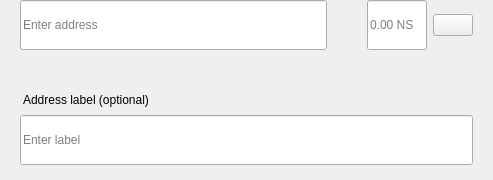
<?xml version="1.0" encoding="UTF-8"?>
<ui version="4.0">
 <class>SendMultiRow</class>
 <widget class="QWidget" name="SendMultiRow">
  <property name="geometry">
   <rect>
    <x>0</x>
    <y>0</y>
    <width>493</width>
    <height>180</height>
   </rect>
  </property>
  <property name="minimumSize">
   <size>
    <width>0</width>
    <height>0</height>
   </size>
  </property>
  <property name="maximumSize">
   <size>
    <width>16777215</width>
    <height>16777215</height>
   </size>
  </property>
  <property name="windowTitle">
   <string>Form</string>
  </property>
  <layout class="QVBoxLayout" name="verticalLayout_3">
   <property name="spacing">
    <number>0</number>
   </property>
   <property name="leftMargin">
    <number>0</number>
   </property>
   <property name="topMargin">
    <number>0</number>
   </property>
   <property name="rightMargin">
    <number>20</number>
   </property>
   <property name="bottomMargin">
    <number>5</number>
   </property>
   <item alignment="Qt::AlignTop">
    <widget class="QWidget" name="widget" native="true">
     <property name="sizePolicy">
      <sizepolicy hsizetype="Expanding" vsizetype="Maximum">
       <horstretch>0</horstretch>
       <verstretch>0</verstretch>
      </sizepolicy>
     </property>
     <property name="minimumSize">
      <size>
       <width>0</width>
       <height>60</height>
      </size>
     </property>
     <property name="maximumSize">
      <size>
       <width>16777215</width>
       <height>85</height>
      </size>
     </property>
     <layout class="QHBoxLayout" name="horizontalLayout" stretch="6,0,2">
      <property name="spacing">
       <number>0</number>
      </property>
      <property name="leftMargin">
       <number>8</number>
      </property>
      <property name="topMargin">
       <number>0</number>
      </property>
      <property name="rightMargin">
       <number>0</number>
      </property>
      <property name="bottomMargin">
       <number>0</number>
      </property>
      <item alignment="Qt::AlignTop">
       <widget class="QStackedWidget" name="stackedAddress">
        <property name="minimumSize">
         <size>
          <width>0</width>
          <height>50</height>
         </size>
        </property>
        <property name="maximumSize">
         <size>
          <width>16777215</width>
          <height>50</height>
         </size>
        </property>
        <widget class="QWidget" name="page_4">
         <property name="sizePolicy">
          <sizepolicy hsizetype="Expanding" vsizetype="Preferred">
           <horstretch>0</horstretch>
           <verstretch>0</verstretch>
          </sizepolicy>
         </property>
         <property name="minimumSize">
          <size>
           <width>0</width>
           <height>50</height>
          </size>
         </property>
         <property name="maximumSize">
          <size>
           <width>16777215</width>
           <height>55</height>
          </size>
         </property>
         <layout class="QVBoxLayout" name="verticalLayout_7">
          <property name="spacing">
           <number>0</number>
          </property>
          <property name="leftMargin">
           <number>12</number>
          </property>
          <property name="topMargin">
           <number>0</number>
          </property>
          <property name="rightMargin">
           <number>0</number>
          </property>
          <property name="bottomMargin">
           <number>0</number>
          </property>
          <item>
           <widget class="QLineEdit" name="lineEditAddress">
            <property name="minimumSize">
             <size>
              <width>0</width>
              <height>50</height>
             </size>
            </property>
            <property name="maximumSize">
             <size>
              <width>16777215</width>
              <height>50</height>
             </size>
            </property>
            <property name="placeholderText">
             <string>Enter address</string>
            </property>
           </widget>
          </item>
         </layout>
        </widget>
        <widget class="QWidget" name="page_3"/>
       </widget>
      </item>
      <item>
       <spacer name="horizontalSpacer_3">
        <property name="orientation">
         <enum>Qt::Horizontal</enum>
        </property>
        <property name="sizeType">
         <enum>QSizePolicy::Fixed</enum>
        </property>
        <property name="sizeHint" stdset="0">
         <size>
          <width>40</width>
          <height>20</height>
         </size>
        </property>
       </spacer>
      </item>
      <item>
       <layout class="QHBoxLayout" name="horizontalLayout_2">
        <property name="spacing">
         <number>6</number>
        </property>
        <item alignment="Qt::AlignTop">
         <widget class="QLineEdit" name="lineEditAmount">
          <property name="sizePolicy">
           <sizepolicy hsizetype="Expanding" vsizetype="Preferred">
            <horstretch>0</horstretch>
            <verstretch>0</verstretch>
           </sizepolicy>
          </property>
          <property name="minimumSize">
           <size>
            <width>0</width>
            <height>50</height>
           </size>
          </property>
          <property name="maximumSize">
           <size>
            <width>16777215</width>
            <height>50</height>
           </size>
          </property>
          <property name="maxLength">
           <number>17</number>
          </property>
          <property name="alignment">
           <set>Qt::AlignLeading|Qt::AlignLeft|Qt::AlignVCenter</set>
          </property>
          <property name="placeholderText">
           <string notr="true">0.00 NS</string>
          </property>
         </widget>
        </item>
        <item>
         <layout class="QVBoxLayout" name="verticalLayout">
          <property name="topMargin">
           <number>14</number>
          </property>
          <property name="bottomMargin">
           <number>0</number>
          </property>
          <item alignment="Qt::AlignTop">
           <widget class="QPushButton" name="btnMenu">
            <property name="minimumSize">
             <size>
              <width>0</width>
              <height>0</height>
             </size>
            </property>
            <property name="maximumSize">
             <size>
              <width>16777215</width>
              <height>16777215</height>
             </size>
            </property>
            <property name="focusPolicy">
             <enum>Qt::NoFocus</enum>
            </property>
            <property name="text">
             <string/>
            </property>
           </widget>
          </item>
         </layout>
        </item>
       </layout>
      </item>
     </layout>
    </widget>
   </item>
   <item>
    <widget class="QWidget" name="layoutLabel" native="true">
     <property name="minimumSize">
      <size>
       <width>0</width>
       <height>0</height>
      </size>
     </property>
     <property name="maximumSize">
      <size>
       <width>16777215</width>
       <height>16777215</height>
      </size>
     </property>
     <layout class="QVBoxLayout" name="verticalLayout_9">
      <property name="spacing">
       <number>6</number>
      </property>
      <property name="leftMargin">
       <number>20</number>
      </property>
      <property name="topMargin">
       <number>0</number>
      </property>
      <property name="rightMargin">
       <number>0</number>
      </property>
      <property name="bottomMargin">
       <number>10</number>
      </property>
      <item>
       <spacer name="verticalSpacer">
        <property name="orientation">
         <enum>Qt::Vertical</enum>
        </property>
        <property name="sizeType">
         <enum>QSizePolicy::Fixed</enum>
        </property>
        <property name="sizeHint" stdset="0">
         <size>
          <width>20</width>
          <height>20</height>
         </size>
        </property>
       </spacer>
      </item>
      <item>
       <widget class="QLabel" name="labelSubtitleDescription">
        <property name="styleSheet">
         <string notr="true">margin-bottom:2px;
margin-left:0.05px;
padding:0px;</string>
        </property>
        <property name="text">
         <string>Address label (optional)</string>
        </property>
       </widget>
      </item>
      <item>
       <widget class="QLineEdit" name="lineEditDescription">
        <property name="minimumSize">
         <size>
          <width>0</width>
          <height>50</height>
         </size>
        </property>
        <property name="maximumSize">
         <size>
          <width>16777215</width>
          <height>50</height>
         </size>
        </property>
        <property name="placeholderText">
         <string>Enter label</string>
        </property>
       </widget>
      </item>
     </layout>
    </widget>
   </item>
  </layout>
 </widget>
 <resources/>
 <connections/>
</ui>
